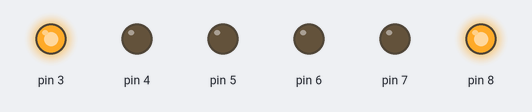
A sketch run on a simulated Arduino Uno, built with avr-gcc and run on an emulated ATmega328P. Parts: output pins drawn as LEDs (lit = HIGH).

Above: at 1.5 s.
At 3.5 s:
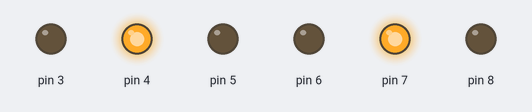
At 5.5 s:
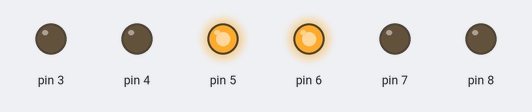
Timing chart, 0 to 10.4 s (numbered marks = the images above):
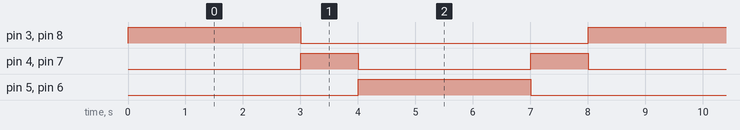

Measured:
- by itself, pin 3, pin 5, pin 6, pin 8: alternates HIGH for 3.0 s and LOW for 5.0 s
- by itself, pin 4, pin 7: alternates HIGH for 1.0 s and LOW for 3.0 s
- by itself, everything shown: repeats every 8.0 s, in 5 steps

The sketch:

LED_VERDE.ino
```cpp
void setup() {
  // put your setup code here, to run once:

  pinMode(8,OUTPUT);
  pinMode(7,OUTPUT);
  pinMode(6,OUTPUT);
  pinMode(5,OUTPUT);
  pinMode(4,OUTPUT);
  pinMode(3,OUTPUT);


}

void loop() {
  // put your main code here, to run repeatedly:

  digitalWrite(8,HIGH);
  digitalWrite(3,HIGH);
  delay(3000);
  digitalWrite(8,LOW);
  digitalWrite(3,LOW);
  digitalWrite(7,HIGH);
  digitalWrite(4,HIGH);
  delay(1000);
  digitalWrite(7,LOW);
  digitalWrite(4,LOW);
  digitalWrite(6,HIGH);
  digitalWrite(5,HIGH);
  delay(3000);
  digitalWrite(6,LOW);
  digitalWrite(5,LOW);
  digitalWrite(7,HIGH);
  digitalWrite(4,HIGH);
  delay(1000);
  digitalWrite(7,LOW);
  digitalWrite(4,LOW);

}
```
